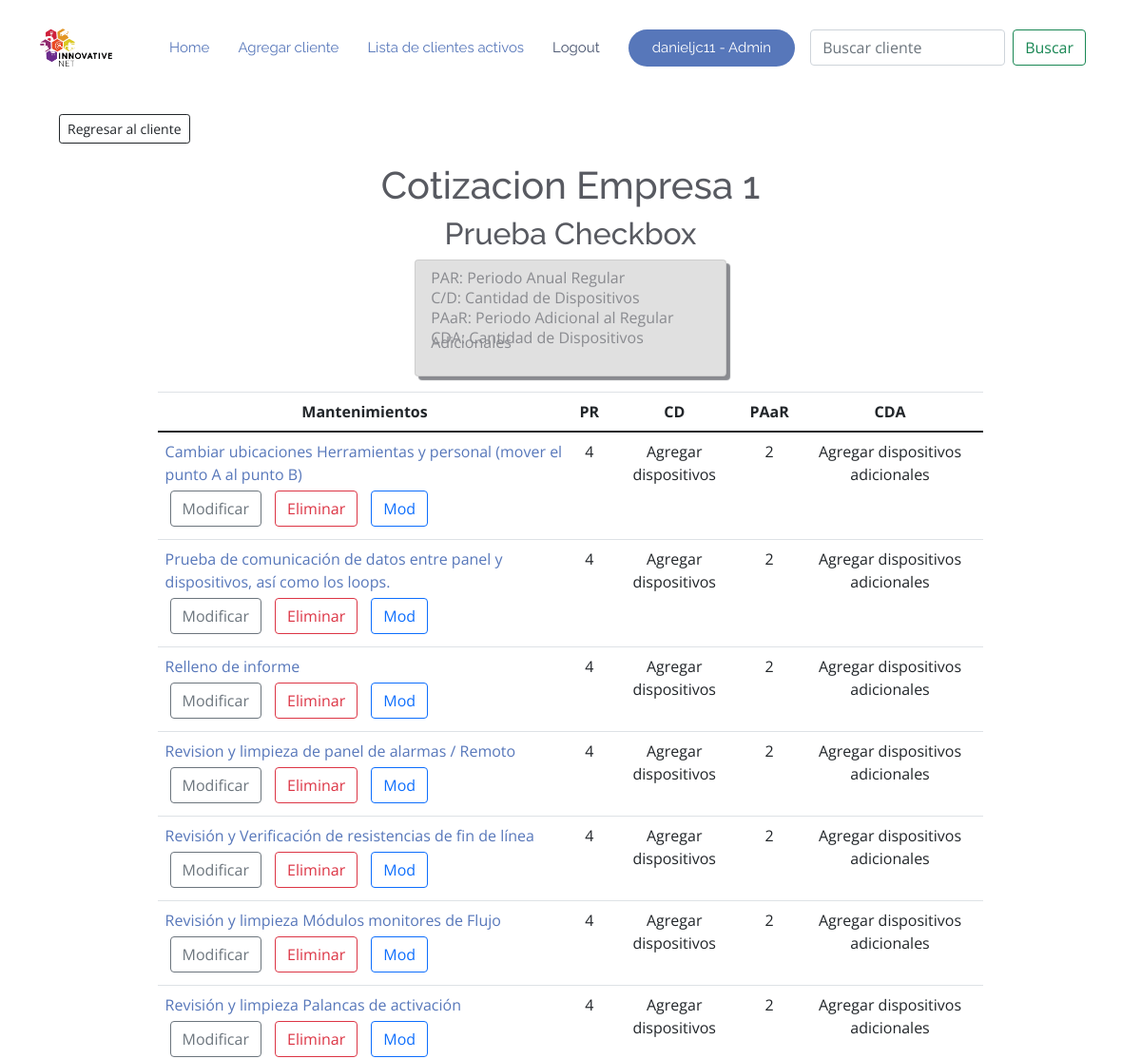
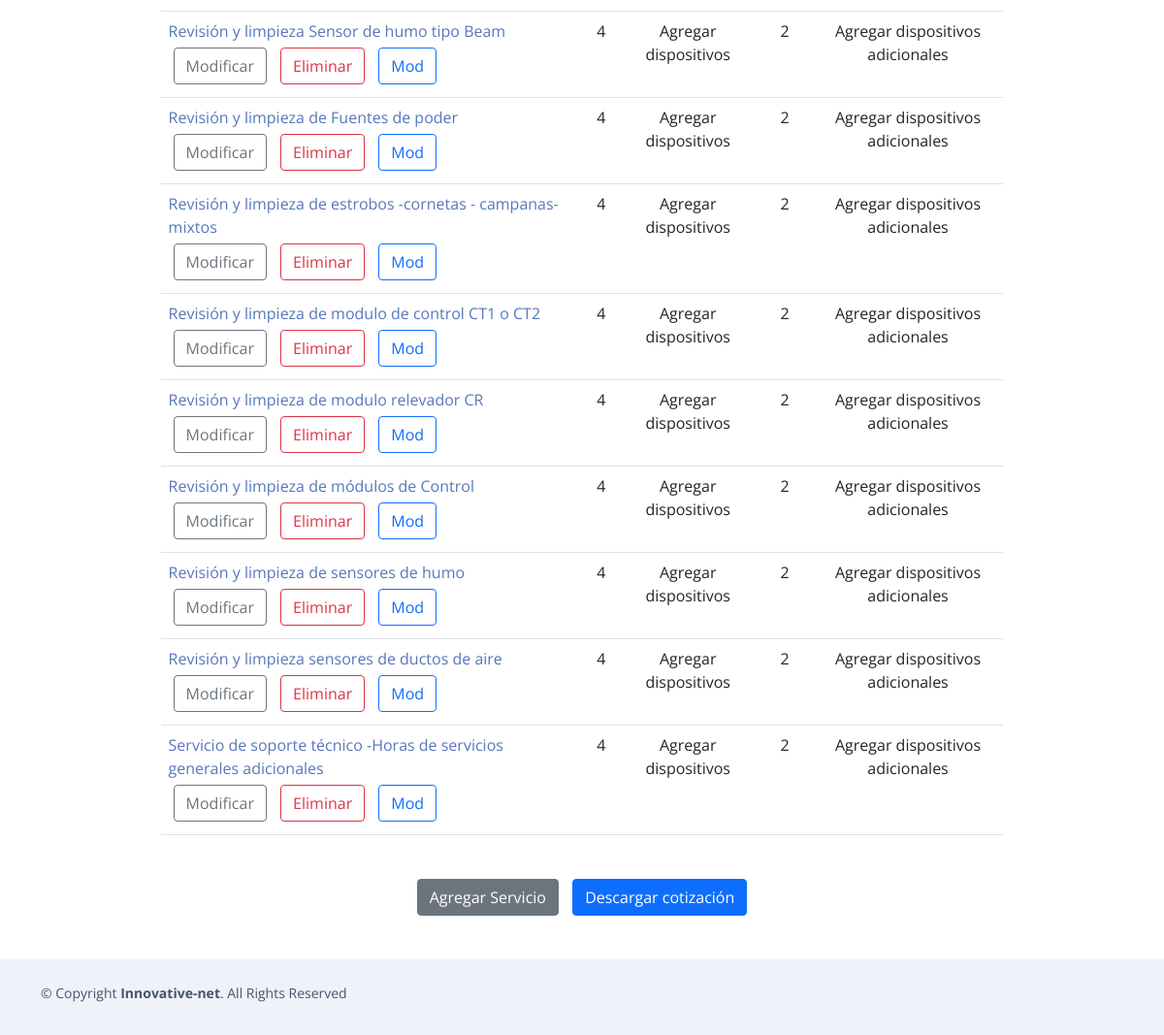
The page /41/13/detalle_cotizacion (signed in) on the database its author committed (2 pictures, top to bottom).
### RPA/models.py (models this page shows, shortened)
class Cotizacion(models.Model):
    num_list = [(1,"1"),(2,"2"),(4,"4"),(6,"6")]
    cliente = models.ForeignKey(Cliente, on_delete=models.CASCADE, null=True, blank=True)
    titulo = models.CharField(verbose_name="Nombre Cotizacion", null=True, blank=True,max_length=200)
    lugar_de_mantenimiento = models.CharField('Lugar en que se realizara el mantenimiento',max_length
    =120,blank=True)
    descripcion_cotizacion = models.TextField('Descripcion de la cotizacion',blank=True)
    fecha = models.DateTimeField('Fecha de realizacion de la cotizacion',blank=True,null=True, default=dateutil.utils.today())
    periodoregular = models.IntegerField('Periodicidad regular de mmto al año',choices=num_list,null=True)
    preguntaperiodoadicional = models.BooleanField('Quieres agregar periodicidad adicional a la regular?',default=False)
    periodoadicional=models.IntegerField('Periodicidad adicional a la regular',choices=num_list,null=True)
    mantenimientos = models.ManyToManyField(Nombre_servicio,through="Mantenimiento")
    class Meta:
        ordering = ['cliente']

class Cliente(models.Model):
    usuario = models.ForeignKey(User, on_delete=models.CASCADE, null=True, blank=True)
    nombre = models.CharField('Nombre de la compañia cliente',max_length=200)
    encargado = models.CharField('Nombre del contacto dentro de la empresa',max_length
    =120)
    puesto_encargado = models.CharField('Puesto del contacto',max_length
    =120)
    numero_contacto=models.CharField('Numero de telefono para contactar',max_length
    =10)
    correo_contacto=models.EmailField('Correo para contactar',blank=True)
    def __str__(self):
        return self.nombre
    class Meta:
        ordering = ['nombre']

class Mantenimiento(models.Model):
    cliente = models.ForeignKey(Cliente, on_delete=models.CASCADE, null=True, blank=True)
    cotizacion = models.ForeignKey(Cotizacion, on_delete=models.CASCADE, null=True, blank=True)
    titulonombre = models.ForeignKey(Nombre_servicio,on_delete=models.CASCADE, null=True, blank=True)
    encargadoTrabajo1 = models.ForeignKey(Precio,verbose_name="Encargado del trabajo" ,on_delete=models.CASCADE,null=True)
    periodisidadactividades = models.IntegerField(verbose_name="Periodicidad regular de actividad de mtto por año", blank=True, null=True )
    periodisidadadicional = models.IntegerField(verbose_name="Periodicidad adicional de actividad de mtto  a la regular", blank=True, null=True)
    tiempoejecucion = models.FloatField(verbose_name="Tiempo de ejecucion del mtto", blank=True, null=True)
    cantidaddedispositivos = models.IntegerField(verbose_name="Cantidad de dispositivos a considerar en periodicidad regular", blank=True, null=True,default=1)
    cantidaddispositivosextras = models.IntegerField(verbose_name="Cantidad de dispositivos a considerar en periodicidad Extra", blank=True, null=True,default=1)
    horasactividad = models.IntegerField(verbose_name="horas por actividad de mtto regular =Importe de cantidad x Tiempo de ejecucion", blank=True, null=True)
    costomantenimientoregular = models.FloatField(verbose_name="Costo Regular = horas por actividad de mtto regular =Importe de cantidad x Tiempo de ejecucion",null=True,blank=True)
    costomantenimientoadicional = models.FloatField(verbose_name="Costo Adicional = horas por actividad de mtto adicional =Importe de cantidad x Tiempo de ejecucion ", blank=True, null=True)
    def __str__(self):
        return str(self.titulonombre)
    class Meta:
        ordering = ['encargadoTrabajo1']

class Nombre_servicio(models.Model):
    titulo = models.CharField(max_length=200, verbose_name="Titulo Mantenimiento", null=True, blank=True)
    encargado = models.ForeignKey(Precio, on_delete=models.CASCADE, null=True)
    tiempodeejecucion = models.FloatField(verbose_name="Tiempo de Ejecucion", null=True)
    def __str__(self):
        return str(self.titulo)
    class Meta:
        ordering = ['titulo']

### RPA/views.py (the view)
# urls.py: path('<int:cliente>/<int:pk>/detalle_cotizacion', Detalle_Cotizacion.as_view(), name='detalle_cotizacion'),
class Detalle_Cotizacion(LoginRequiredMixin, DetailView):
    model = Cotizacion
    object = "cotizacion"
    template_name = "cotizacion/detalle_cotizacion.html"
    def get_context_data(self, **kwargs):
        ctx = super(Detalle_Cotizacion, self).get_context_data(**kwargs)
        cat = kwargs.get("object")
        ctx['servicios'] = Mantenimiento.objects.filter(cotizacion = cat)
        return ctx

### RPA/templates/cotizacion/detalle_cotizacion.html (shortened to what this page needs)
{% extends "mantenimientos/base.html" %}
{% block body %}
<div class="container">
    <div>
        <right>
            <a href="{% url 'mostrar_cliente' cotizacion.cliente.id %}">
                <button type=button class="btn btn-outline-dark btn-sm" style="margin:20px">Regresar al cliente</button>
            </a>
        </right>
    </div>
    <div class="container mb-3">
        <center>
            <h1> Cotizacion {{cotizacion.cliente}} </h1>
            <h2> {{cotizacion.titulo}} </h2>
        </center>
        <div class="tips card container p-3">
            <div class="text-align">
                <p>PAR: Periodo Anual Regular</p>
                <p>C/D: Cantidad de Dispositivos</p>
                <p>PAaR: Periodo Adicional al Regular</p>
                <p>CDA: Cantidad de Dispositivos Adicionales</p>
            </div>
        </div>
    </div>
    <div class="container" style="max-width: 80%;">
        <table class="table">
            <thead>
                <tr style="text-align: center;">
                    <th>Mantenimientos</th>
                    <th>PR</th>
                    <th>CD</th>
                    <th>PAaR</th>
                    <th>CDA</th>
                </tr>
            </thead>
            <tbody>
                {% for servicio in servicios %}
                    {% if servicio.cotizacion.id == cotizacion.id %}
                    <tr>
                        <td>
                            <a href="{% url 'detalle_servicio' cotizacion.cliente.id cotizacion.id servicio.id %}">
                                {{ servicio }}
                                <div>
                                    <a href="{% url 'modificar_servicio' cotizacion.cliente.id cotizacion.id servicio.id %}">
                                        <button type=button class="btn btn-outline-secondary" style="margin:5px">Modificar</button>
                                    </a>
                                    <a href="{% url 'eliminar_servicio' cotizacion.cliente.id cotizacion.id servicio.id %}">
                                        <button type=button class="btn btn-outline-danger" style="margin:5px">Eliminar</button>
                                    </a>
                                        <button type=button class="btn btn-outline-primary" style="margin:5px">Mod</button>
                                </div>
                            </a>
                        </td>
                        <td style="text-align: center;">
                            <a>
                                {{ servicio.periodisidadactividades }}
                            </a>
                        </td>
                        <td style="text-align: center;">
                            <a>
                                {% if servicio.cantidaddedispositivos is null and servicio.periodisidadactividades is null %}
                                    N/A
                                {% elif servicio.cantidaddedispositivos is null and servicio.periodisidadactividades is not null %}
                                    Agregar dispositivos
                                {% else %}
                                    {{ servicio.cantidaddedispositivos }}
                                {% endif %}
                            </a>
                        </td>
                        <td style="text-align: center;">
                            <a>
                                {% if servicio.periodisidadadicional is null %}
                                    N/A
                                {% else %}
                                    {{ servicio.periodisidadadicional }}
                                {% endif %}
                            </a>
                        </td>
                        <td style="text-align: center;">
                            <p>
                                {% if servicio.cantidaddispositivosextras is null and servicio.periodisidadadicional is null %}
                                    N/A
                                {% elif servicio.cantidaddispositivosextras is null and servicio.periodisidadadicional is not null %}
                                    Agregar dispositivos adicionales
                                {% else %}
                                    {{ servicio.cantidaddispositivosextras }}
                                {% endif %}
                            </p>
                        </td>
                    </tr>
                    {% endif %}
                {% empty %}
                <tr>
                    <td style="text-align: center;"> NO SE ENCUENTRA NINGUN SERVICIO </td>
                </tr>
                {% endfor %}
            </tbody>
        </table>
    </div>
    <div class="container" style="margin-top: 40px; margin-bottom: 40px;">
        <center>
        <a href="{% url 'crear_servicio' cotizacion.cliente.id cotizacion.id  %}">
            <button type=button class="btn btn-secondary" style="margin:5px">Agregar Servicio</button>
        </a>
        <a href="{% url 'cotizacion_pdf' cotizacion.id %}" download="cotizacion.pdf">
            <button type="button" class="btn btn-primary" style="margin:5px">Descargar cotización</button>
        </a>
        </center>
    </div>
</div>
{% endblock %}

### RPA/templates/mantenimientos/base.html (shortened to what this page needs)
{% load static %}
<!DOCTYPE html>
<html lang="en">
<head>
  <link rel="stylesheet" href="https://stackpath.bootstrapcdn.com/bootstrap/4.5.0/css/bootstrap.min.css">
  <link href="{% static '\vendor\aos\aos.css' %}" rel="stylesheet">
  <link href="{% static '\vendor\bootstrap\css\bootstrap.min.css' %}" rel="stylesheet">
  <link href="{% static '\vendor\bootstrap-icons\bootstrap-icons.css' %}" rel="stylesheet">
  <link href="{% static '\vendor\boxicons\css\boxicons.min.css' %}" rel="stylesheet">
  <link href="{% static '\vendor\glightbox\css\glightbox.min.css' %}" rel="stylesheet">
  <link href="{% static '\vendor\swiper\swiper-bundle.min.css' %}" rel="stylesheet">
  <link href="{% static '\css\style.css' %}" rel="stylesheet">
</head>
<body style="padding-top: 70px;">
  <header id="header" class="fixed-top  header-transparent ">
    <div class="container d-flex align-items-center justify-content-between">
      <div class="logo">
        <a href="https://www.innovative-net.mx/"><img src="{% static '\assets\img\horizontal blanco.png' %}" alt="" class="img-fluid"></a>
      </div>
      <nav id="navbar" class="navbar">
        <ul>
          <li><a class="nav-link scrollto active" href="{% url 'home' %}">Home</a></li>
          <li><a class="nav-link scrollto active" href="{% url 'agregar_cliente' %}">Agregar cliente</a></li>
          <li><a class="nav-link scrollto active" href="{% url 'lista_clientes' %}">Lista de clientes activos</a></li>
          {% if request.user.is_authenticated %}
          <li><a class="nav-link scrollto" href="{% url 'logout' %}">Logout</a></li>
          {% if request.user.is_staff %}
              <li><a class="getstarted scrollto" href="{% url 'admin:index' %}" >{{request.user}} - Admin</a></li>
              {% else %}
              <li><a class="getstarted scrollto" href="" >{{request.user}}</a></li>
              {% endif %}
          {% else %}
          <li><a class="getstarted scrollto" href="{% url 'login'  %}" >Login</a></li>
          {% endif %}
        </ul>
        <form class="d-flex m-3" method="POST" action="{% url 'buscar_clientes' %}">
          <input class="form-control me-2" type="search" placeholder="Buscar cliente"
                 aria-label="Buscar cliente" name="searched">
          <button class="btn btn-outline-success" type="submit">
            Buscar
          </button>
        </form>
      </nav>
    </div>
  </header>
    <div class="container-fluid" style="margin-top: 30px;">
      {% block body %}
      {% endblock %}
    </div>
        <footer id="footer">
            <div class="container py-4">
              <div class="copyright">
                &copy; Copyright <strong><span>Innovative-net</span></strong>. All Rights Reserved
              </div>
            </div>
          </footer>
</body>
        </html>

### RPA/static/css/style.css (style rules this page uses)
body { font-family: "Open Sans", sans-serif; color: #585a61; }
a { color: #5777ba; text-decoration: none; }
h1, h2, h3, h4, h5, h6 { font-family: "Raleway", sans-serif; }
#header { transition: all 0.5s; z-index: 997; transition: all 0.5s; padding: 15px 0; background: rgba(255, 255, 255, 0.95); }
#header.header-transparent { background: transparent; }
#header .logo img { margin: 0; max-height: 40px; }
.navbar { padding: 0; }
.navbar ul { margin: 0; padding: 0; display: flex; list-style: none; align-items: center; }
.navbar li { position: relative; }
.navbar a, .navbar a:focus { display: flex; align-items: center; justify-content: space-between; padding: 10px 0 10px 30px; font-family: "Raleway", sans-serif; font-size: 15px; color: #47536e; white-space: nowrap; transition: 0.3s; }
.navbar a:hover, .navbar .active, .navbar .active:focus, .navbar li:hover > a { color: #5777ba; }
.navbar .getstarted { background: #5777ba; color: #fff; padding: 12px 25px; margin-left: 30px; color: #fff; line-height: 1; border-radius: 50px; }
#footer { background: #fff; padding: 0 0 30px 0; color: #47536e; font-size: 14px; background: #eff2f8; }
#footer .copyright { text-align: center; float: left; color: #47536e; }

### RPA/templates/cotizacion/detalle_cotizacion.html (style rules this page uses)
div.tips { line-height: 5px; background-color: lightgray; max-width: 30%; box-shadow: 4px 4px 1px; opacity: 0.7; }

### rows shown on the page
Cotizacion: cliente "Empresa 1", titulo "Prueba Checkbox"
Mantenimiento: titulonombre.titulo "Cambiar ubicaciones Herramientas y personal (mover el punto A al punto B)", periodisidadactividades "4", shows "Agregar dispositivos", periodisidadadicional "2", shows "Agregar dispositivos adicionales"
Mantenimiento: titulonombre.titulo "Prueba de comunicación de datos entre panel y dispositivos, así como los loops.", periodisidadactividades "4", shows "Agregar dispositivos", periodisidadadicional "2", shows "Agregar dispositivos adicionales"
Mantenimiento: titulonombre.titulo "Relleno de informe", periodisidadactividades "4", shows "Agregar dispositivos", periodisidadadicional "2", shows "Agregar dispositivos adicionales"
Mantenimiento: titulonombre.titulo "Revision y limpieza de panel de alarmas / Remoto", periodisidadactividades "4", shows "Agregar dispositivos", periodisidadadicional "2", shows "Agregar dispositivos adicionales"
Mantenimiento: titulonombre.titulo "Revisión y Verificación de resistencias de fin de línea", periodisidadactividades "4", shows "Agregar dispositivos", periodisidadadicional "2", shows "Agregar dispositivos adicionales"
Mantenimiento: titulonombre.titulo "Revisión y limpieza Módulos monitores de Flujo", periodisidadactividades "4", shows "Agregar dispositivos", periodisidadadicional "2", shows "Agregar dispositivos adicionales"
Mantenimiento: titulonombre.titulo "Revisión y limpieza Palancas de activación", periodisidadactividades "4", shows "Agregar dispositivos", periodisidadadicional "2", shows "Agregar dispositivos adicionales"
Mantenimiento: titulonombre.titulo "Revisión y limpieza Sensor de humo tipo Beam", periodisidadactividades "4", shows "Agregar dispositivos", periodisidadadicional "2", shows "Agregar dispositivos adicionales"
Mantenimiento: titulonombre.titulo "Revisión y limpieza de Fuentes de poder", periodisidadactividades "4", shows "Agregar dispositivos", periodisidadadicional "2", shows "Agregar dispositivos adicionales"
Mantenimiento: titulonombre.titulo "Revisión y limpieza de estrobos -cornetas - campanas-mixtos", periodisidadactividades "4", shows "Agregar dispositivos", periodisidadadicional "2", shows "Agregar dispositivos adicionales"
Mantenimiento: titulonombre.titulo "Revisión y limpieza de modulo de control CT1 o CT2", periodisidadactividades "4", shows "Agregar dispositivos", periodisidadadicional "2", shows "Agregar dispositivos adicionales"
Mantenimiento: titulonombre.titulo "Revisión y limpieza de modulo relevador CR", periodisidadactividades "4", shows "Agregar dispositivos", periodisidadadicional "2", shows "Agregar dispositivos adicionales"
Mantenimiento: titulonombre.titulo "Revisión y limpieza de módulos de Control", periodisidadactividades "4", shows "Agregar dispositivos", periodisidadadicional "2", shows "Agregar dispositivos adicionales"
Mantenimiento: titulonombre.titulo "Revisión y limpieza de sensores de humo", periodisidadactividades "4", shows "Agregar dispositivos", periodisidadadicional "2", shows "Agregar dispositivos adicionales"
Mantenimiento: titulonombre.titulo "Revisión y limpieza sensores de ductos de aire", periodisidadactividades "4", shows "Agregar dispositivos", periodisidadadicional "2", shows "Agregar dispositivos adicionales"
Mantenimiento: titulonombre.titulo "Servicio de soporte técnico -Horas de servicios generales adicionales", periodisidadactividades "4", shows "Agregar dispositivos", periodisidadadicional "2", shows "Agregar dispositivos adicionales"

### other values the page prints
{{ request.user }} "danieljc11"
